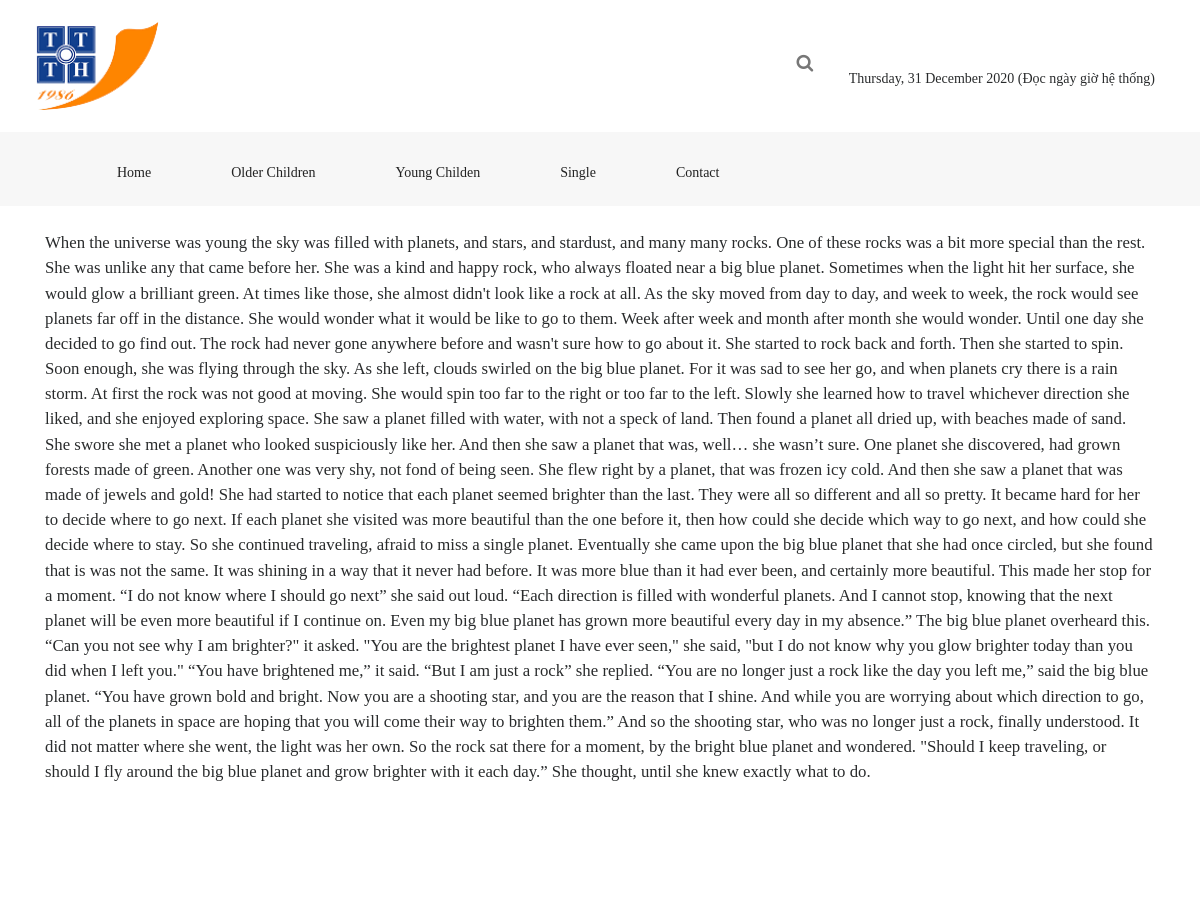
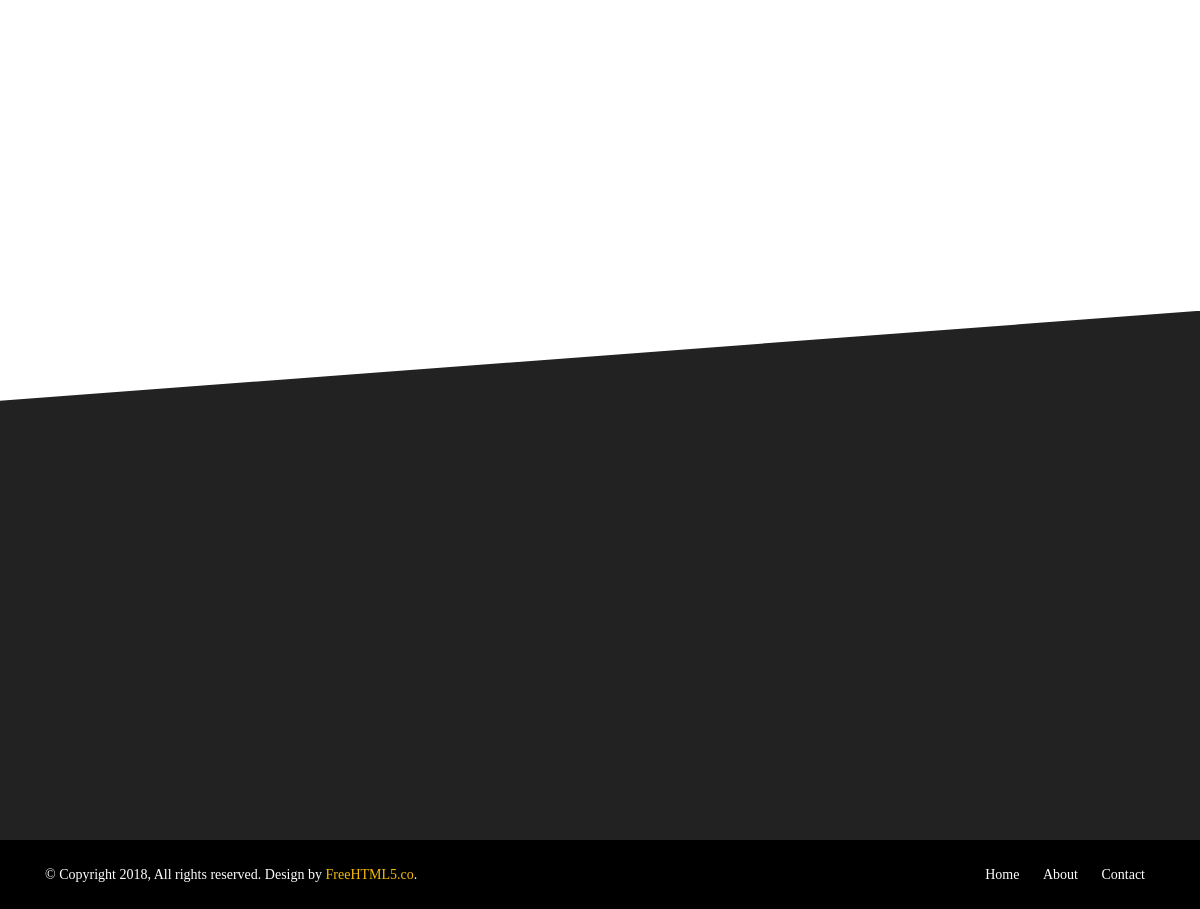
Screenshot of /story/1/ with the database file from the repository (2 pictures, top to bottom).
### stories/models.py (models this page shows, shortened)
class Category(models.Model):
    name = models.CharField(max_length=150, unique=True)

class Story(models.Model):
    category = models.ForeignKey(Category, on_delete=models.PROTECT)
    name = models.CharField(max_length=250, unique=True)
    author = models.CharField(max_length=250)
    url = models.URLField(null=True)
    content = models.TextField()
    image = models.ImageField(upload_to='stories', default='stories/images/default.png')
    public_day = models.DateField(default=datetime.date.today)

### stories/views.py (the view)
# urls.py: path('story/<int:pk>/', views.single, name='single'),
def single(request, pk):
    story = models.Story.objects.get(pk=pk)
    category_list = models.Category.objects.order_by('name')
    return render(request, 'stories/single.html', context={
        'story': story,
        'category_list': category_list,
    })

### stories/templates/stories/single.html (shortened to what this page needs)
{% extends 'stories/_Master.html' %}
{% load static %}
{% block main_content %}
<div id="fh5co-single-content" class="container-fluid pb-4 pt-4 paddding">
    <div class="container paddding">
        <div class="row mx-0">
            <div class="col-md-12 animate-box" data-animate-effect="fadeInLeft">
                <p>{{ story.content|safe }}</p>
            </div>
        </div>
    </div>
</div>
<div class="container-fluid pb-4 pt-5">
</div>
{% endblock %}

### stories/templates/stories/parts/menu.html (shortened to what this page needs)
<div class="container-fluid bg-faded fh5co_padd_mediya padding_786">
    <div class="container padding_786">
        <nav class="navbar navbar-toggleable-md navbar-light ">
            <div class="collapse navbar-collapse" id="navbarSupportedContent">
                <ul class="navbar-nav mr-auto">
                    <li class="nav-item">
                        <a class="nav-link" href="{% url 'stories:index' %}">Home <span class="sr-only">(current)</span></a>
                    </li>
                    {% for category in category_list %}
                    <li class="nav-item ">
                        <a class="nav-link" href="{% url 'stories:category' category.pk %}">{{ category.name }} <span class="sr-only">(current)</span></a>
                    </li>
					{% endfor %}
                    <li class="nav-item ">
                        <a class="nav-link" href="/single">Single <span class="sr-only">(current)</span></a>
                    </li>
                    <li class="nav-item ">
                        <a class="nav-link" href="{% url 'stories:contact' %}">Contact <span class="sr-only">(current)</span></a>
                    </li>
                </ul>
            </div>
        </nav>
    </div>
</div>

### stories/static/stories/css/style_1.css (style rules this page uses)
a,a:hover { color:#f5bc04 }
.navbar-light .navbar-nav .nav-link { color:#222 !important;padding-top:12px !important;padding-bottom:15px !important;padding-left:20px !important;padding-right:20px !important;margin:0 20px !important;-moz-transition:all .5s ease;-o-transition:all .5s ease;-webkit-transition:all .5s ease;-ms-transition:all .5s ease;transition:all .5s ease;position:relative !important;-webkit-clip-path:polygon(100% 0, 100% 85%, 14% 85%, 0 100%, 0% 60%, 0 0);-moz-clip-path:polygon(100% 0, 100% 85%, 14% 85%, 0 100%, 0% 60%, 0 0);-ms-clip-path:polygon(100% 0, 100% 85%, 14% 85%, 0 100%, 0% 60%, 0 0);clip-path:polygon(100% 0, 100% 85%, 14% 85%, 0 100%, 0% 60%, 0 0) }
.fh5co_padd_mediya { padding-top:10px }
.paddding { padding-left:0 !important;padding-right:0 !important }
.js .animate-box { opacity:0 }
#fh5co-single-content { z-index:999;background:white }
#fh5co-single-content p,#fh5co-single-content ul li { font-size:1.05rem }

### rows the page displays
Category: name "Older Children"
Category: name "Young Childen"
Story: content "When the universe was young the sky was filled with planets, and stars, and stardust, and many many rocks. One of these rocks was a bit more special than the rest. She was unlike any that came before her. She was a kind and happy rock, who always floated near a big blue planet. Sometimes when the light hit her surface, she would glow a brilliant green. At times like those, she almost didn't look like a rock at all. As the sky moved from day to day, and week to week, the rock would see planets far off in the distance. She would wonder what it would be like to go to them. Week after week and month after month she would wonder. Until one day she decided to go find out. The rock had never gone…"
